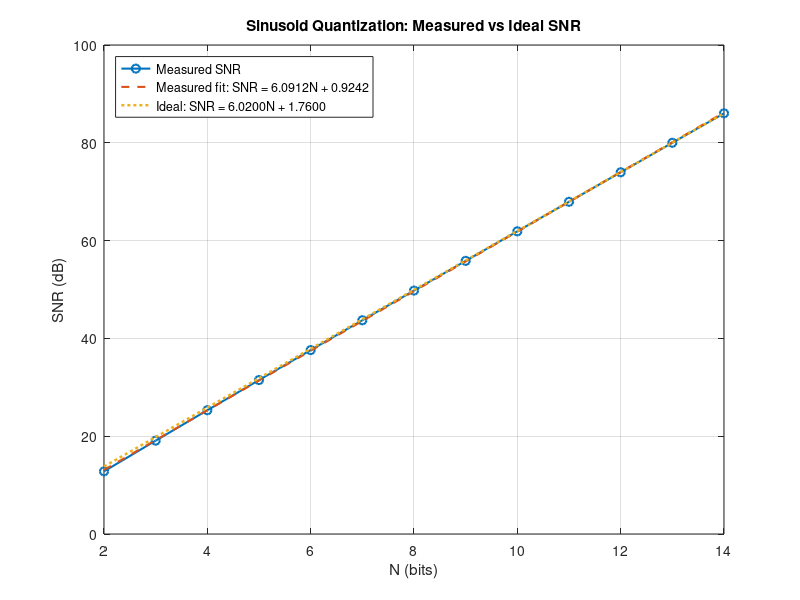
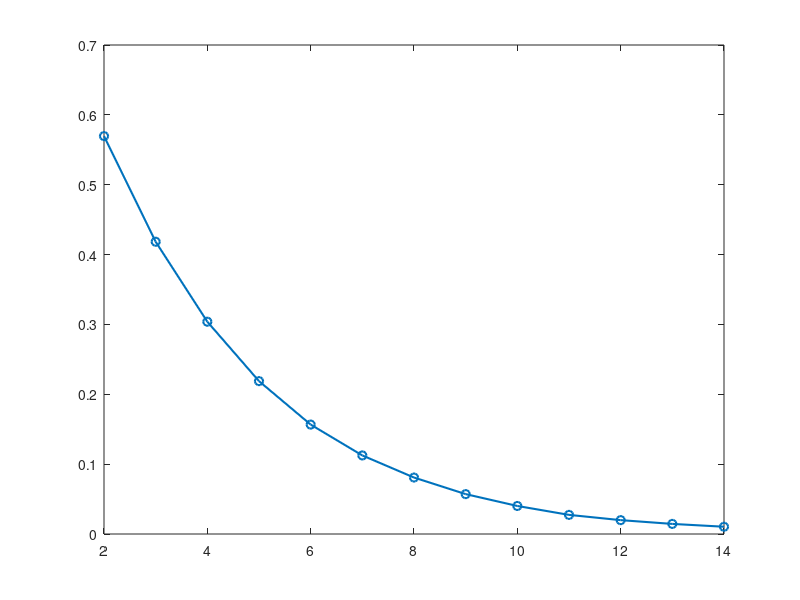

The MATLAB source for these figures, in order: (Note: this script raises an error after producing the figures.)

clear; clc;

% Signal definition
samples = 0:1E5-1;
x = sin(0.22*samples);

% Quantization setup
N_values = 2:14;
SNR_dB = zeros(size(N_values));
rho_xe = zeros(size(N_values));

for k = 1:length(N_values)
    N = N_values(k);
    L = 2^N;
    delta = 2/L; % quantization step for range [-1, 1]

    % Uniform mid-rise quantizer over [-1, 1]
    q_index = floor((x + 1)/delta);
    q_index = max(min(q_index, L - 1), 0);
    x_rec = -1 + (q_index + 0.5)*delta;

    e = x - x_rec; % quantization error

    R = corrcoef(x, e); % normalized cross-correlation at zero lag
    rho_xe(k) = R(1,2);

    signal_power = sum(x(:).^2);
    noise_power = sum(e(:).^2);
    SNR_dB(k) = 10*log10(signal_power/noise_power);

    fprintf('Sinusoid: N = %2d bits -> SNR = %7.3f dB, corr(x,e) = %+0.6f\n', N, SNR_dB(k), rho_xe(k));
end

% First-order model from measured values
p_meas = polyfit(N_values, SNR_dB, 1);
SNR_fit = polyval(p_meas, N_values);

% Ideal model for full-scale sinusoidal quantization
SNR_ideal = 6.02*N_values + 1.76;
p_ideal = polyfit(N_values, SNR_ideal, 1);

% Plot measured SNR, measured linear fit and ideal line
figure(1)
plot(N_values, SNR_dB, 'o-', 'LineWidth', 1.5);
hold on;
plot(N_values, SNR_fit, '--', 'LineWidth', 1.5);
plot(N_values, SNR_ideal, ':', 'LineWidth', 1.8);
grid on;
xlabel('N (bits)');
ylabel('SNR (dB)');
title('Sinusoid Quantization: Measured vs Ideal SNR');
legend('Measured SNR', ...
       sprintf('Measured fit: SNR = %.4fN + %.4f', p_meas(1), p_meas(2)), ...
       sprintf('Ideal: SNR = %.4fN + %.4f', p_ideal(1), p_ideal(2)), ...
       'Location', 'northwest');
hold off;

% Numeric comparison in the command window
fprintf('\nMeasured linear model: SNR_dB = %.6f * N + %.6f\n', p_meas(1), p_meas(2));
fprintf('Ideal linear model:    SNR_dB = %.6f * N + %.6f\n', p_ideal(1), p_ideal(2));
fprintf('Slope difference (meas - ideal): %.6f dB/bit\n', p_meas(1) - p_ideal(1));
fprintf('Intercept difference (meas - ideal): %.6f dB\n', p_meas(2) - p_ideal(2));

% Item 5(ii): correlation between original sinusoid and quantization error
figure(2)
plot(N_values, rho_xe, 'o-', 'LineWidth', 1.5);
hold on;
yline(0.10, ':', '|corr|=0.10', 'LineWidth', 1.2);
yline(-0.10, ':', 'LineWidth', 1.2);
grid on;
xlabel('N (bits)');
ylabel('Correlation coefficient');
title('corrcoef(x, e) vs Number of Bits');
legend('corr(x,e)', 'Location', 'northeast');
hold off;

% Heuristic threshold for "weak" correlation
rho_threshold = 0.10;
idx_weak = find(abs(rho_xe) < rho_threshold, 1, 'first');

if isempty(idx_weak)
    fprintf('No N in [%d,%d] reached |corr(x,e)| < %.2f.\n', N_values(1), N_values(end), rho_threshold);
else
    N_min_weak = N_values(idx_weak);
    fprintf('Minimum N with weak correlation (|corr(x,e)| < %.2f): N = %d bits\n', rho_threshold, N_min_weak);
end
